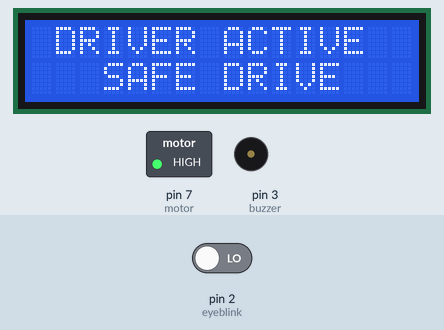
Bench run of a sketch on a simulated Arduino Uno, built for the host (arithmetic inside an expression is 32-bit, double 64-bit). Parts: 16×2 character LCD, switched loads named in the sketch (green lamp = pin HIGH), buzzer (waves = sounding, pin HIGH). The inputs (shaded band) are chosen by the test bench; at power-on: pin 2 (eyeblink) LOW. What the sketch prints to the serial monitor is not drawn.

Above: at 2.2 s.
2.3 s: pin 2 (eyeblink) driven HIGH
At 3.0 s:
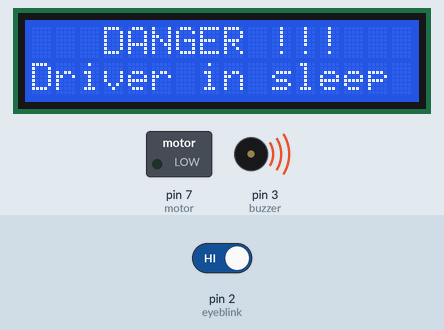
3.8 s: pin 2 (eyeblink) driven LOW
At 4.6 s:
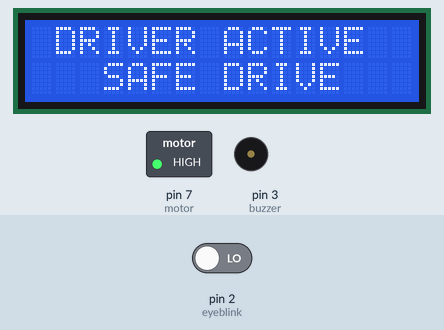
Timing chart, 0 to 6.8 s (numbered marks = the images above; inputs shaded):
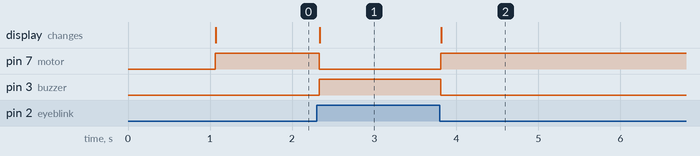

The sketch:

arduino-123.ino
```cpp
#include <LiquidCrystal.h>

#include <SoftwareSerial.h>
#include <ArduinoJson.h>
SoftwareSerial nodemcu(5, 6);

LiquidCrystal lcd(13,12,11,10,9,8);
int eyeblink=2;
int motor=7;
int buzzer=3;

void setup()
{
       Serial.begin(9600);
        nodemcu.begin(115200);
       lcd.begin(16, 2);
       lcd.print("    WELCOME");
       delay(1000);
       lcd.clear();

       pinMode(eyeblink,INPUT);
       pinMode(motor,OUTPUT);
       pinMode(buzzer,OUTPUT);
       }

void loop()
{
  StaticJsonBuffer<500> jsonBuffer;
  JsonObject& root = jsonBuffer.createObject();

  int eyestatus= digitalRead(eyeblink);
  Serial.println(eyestatus);
  if(eyestatus==1)
  {
    digitalWrite(motor,LOW);
    digitalWrite(buzzer,HIGH);
    lcd.clear();
    lcd.print("   DANGER !!!");
    lcd.setCursor(0,1);
    lcd.print("Driver in sleep");
  }
  else
  {
    digitalWrite(motor,HIGH);
    digitalWrite(buzzer,LOW);
    lcd.clear();
    lcd.print(" DRIVER ACTIVE");
    lcd.setCursor(0,1);
    lcd.print("   SAFE DRIVE");
  }
   root["a1"] = eyestatus;
   //root["a2"] = h;
   //root["a3"] = darkness;
   //root["a4"] = moisture;
  root.printTo(nodemcu);
  jsonBuffer.clear();
  delay(100);
}
```

Measured:
- after the input at 2.3 s, pin 7 (motor): HIGH → LOW at once; pin 3 (buzzer): LOW → HIGH at once; the display: changes at once (image 1)
- after the input at 3.8 s, pin 7 (motor): LOW → HIGH at once; pin 3 (buzzer): HIGH → LOW at once; the display: changes at once (image 2)
